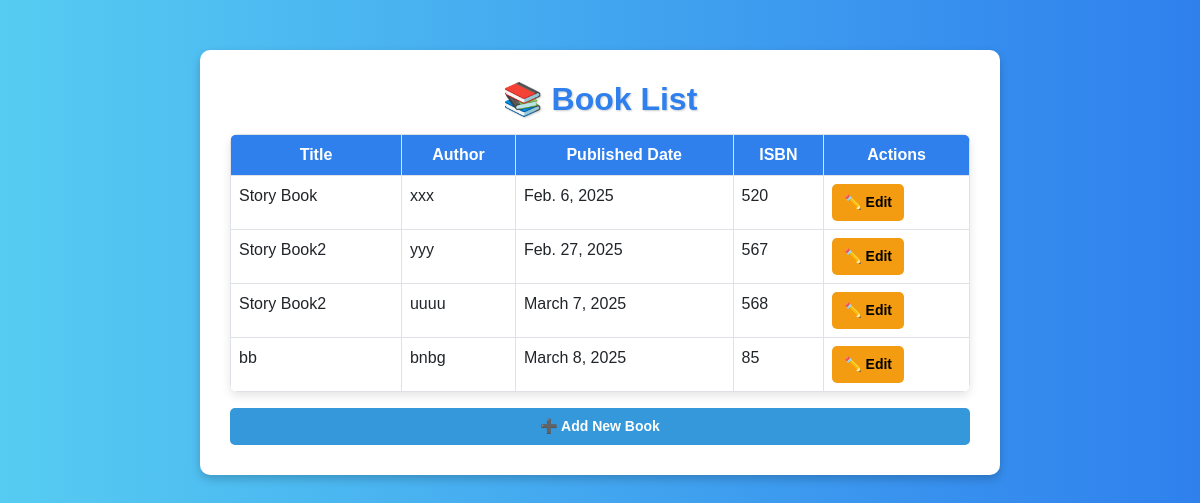
The page /book_list/ on the database its author committed.
### lib_app/models.py (models this page shows, shortened)
class Book1(models.Model):
    title = models.CharField(max_length=255)
    author = models.CharField(max_length=255)
    published_date = models.DateField()
    isbn = models.CharField(max_length=13, unique=True)

### lib_app/views.py (the view)
# urls.py: path('book_list/', book_list, name='book_list'),
def book_list(request):
    books = Book1.objects.all()
    return render(request, 'book_list.html', {'books': books})

### lib_app/templates/book_list.html (shortened to what this page needs)
<!DOCTYPE html>
<html lang="en">
<head>
    <link rel="stylesheet" href="https://cdn.jsdelivr.net/npm/bootstrap@5.3.0/dist/css/bootstrap.min.css">
</head>
<body>
    <div class="container">
        <h2 class="text-center">📚 Book List</h2>
        <table class="table table-bordered mt-3">
            <tr>
                <th>Title</th>
                <th>Author</th>
                <th>Published Date</th>
                <th>ISBN</th>
                <th>Actions</th>
            </tr>
            {% for book in books %}
            <tr>
                <td>{{ book.title }}</td>
                <td>{{ book.author }}</td>
                <td>{{ book.published_date }}</td>
                <td>{{ book.isbn }}</td>
                <td>
                    <a href="{% url 'edit_book' book.id %}" class="btn btn-warning btn-sm">✏️ Edit</a>
                </td>
            </tr>
            {% endfor %}
        </table>
        <a href="{% url 'add_book' %}" class="btn btn-primary">➕ Add New Book</a>
    </div>
</body>
</html>

### lib_app/templates/book_list.html (style rules this page uses)
body { background: linear-gradient(to right, #56ccf2, #2f80ed); font-family: Arial, sans-serif; }
.container { max-width: 800px; margin-top: 50px; background: white; padding: 30px; border-radius: 10px; box-shadow: 0px 4px 10px rgba(0, 0, 0, 0.2); }
h2 { color: #2f80ed; font-weight: bold; text-shadow: 1px 1px 2px rgba(0, 0, 0, 0.2); }
.table { background: white; border-radius: 8px; overflow: hidden; box-shadow: 0px 4px 10px rgba(0, 0, 0, 0.1); }
.table th { background-color: #2f80ed; color: white; text-align: center; }
.btn { font-size: 14px; font-weight: bold; padding: 8px 12px; border-radius: 5px; }
.btn-warning { background-color: #f39c12; border: none; }
.btn-primary { display: block; width: 100%; margin-top: 10px; background-color: #3498db; border: none; }

### rows shown on the page
Book1: title "Story Book", author "xxx", published_date "Feb. 6, 2025", isbn "520"
Book1: title "Story Book2", author "yyy", published_date "Feb. 27, 2025", isbn "567"
Book1: title "Story Book2", author "uuuu", published_date "March 7, 2025", isbn "568"
Book1: title "bb", author "bnbg", published_date "March 8, 2025", isbn "85"
